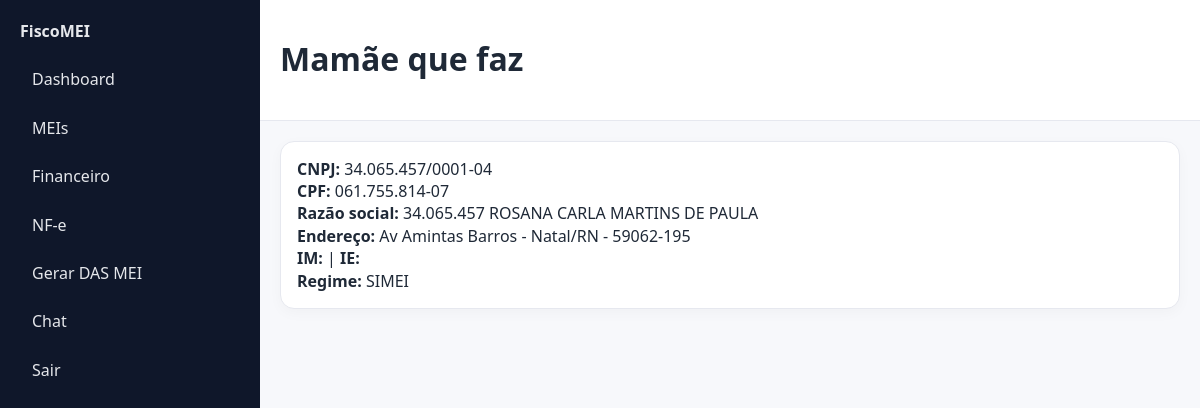
/mei/1/ (signed in), run on the app's committed database.
### apps/mei/models.py (models this page shows, shortened)
class MEI(models.Model):
    owner_name = models.CharField('Nome do titular', max_length=120)
    cpf = models.CharField('CPF', max_length=14, blank=True)
    cnpj = models.CharField('CNPJ', max_length=18, unique=True)
    trade_name = models.CharField('Nome fantasia', max_length=120, blank=True)
    corporate_name = models.CharField('Razão social', max_length=180, blank=True)
    email = models.EmailField(blank=True)
    phone = models.CharField(max_length=20, blank=True)
    address = models.CharField('Endereço', max_length=200, blank=True)
    city = models.CharField('Cidade', max_length=80, blank=True)
    state = models.CharField('UF', max_length=2, blank=True)
    cep = models.CharField('CEP', max_length=9, blank=True)
    im = models.CharField('Inscrição Municipal', max_length=40, blank=True)
    ie = models.CharField('Inscrição Estadual', max_length=40, blank=True)
    regime = models.CharField('Regime Tributário', max_length=50, default='SIMEI')
    created_at = models.DateTimeField(auto_now_add=True)
    class Meta: verbose_name='MEI'; verbose_name_plural='MEIs'

### apps/mei/views.py (the view)
# urls.py: path('<int:pk>/', views.mei_detail, name='detail'),
@login_required
def mei_detail(request, pk):
    obj = get_object_or_404(MEI, pk=pk)
    return render(request,'mei/detail.html',{'obj':obj})

### apps/mei/templates/mei/detail.html
{% extends "base.html" %}
{% block header %}<h1>{{ obj.trade_name|default:obj.owner_name }}</h1>{% endblock %}
{% block content %}
<div class="card">
  <strong>CNPJ:</strong> {{ obj.cnpj }}<br>
  <strong>CPF:</strong> {{ obj.cpf }}<br>
  <strong>Razão social:</strong> {{ obj.corporate_name }}<br>
  <strong>Endereço:</strong> {{ obj.address }} - {{ obj.city }}/{{ obj.state }} - {{ obj.cep }}<br>
  <strong>IM:</strong> {{ obj.im }} | <strong>IE:</strong> {{ obj.ie }}<br>
  <strong>Regime:</strong> {{ obj.regime }}
</div>
{% endblock %}

### static/css/style.css (style rules this page uses)
:root { --bg:#f7f8fb;--card:#fff;--border:#e6e8ef;--ink:#1f2937;--muted:#6b7280;--brand:#2563eb }
* { box-sizing:border-box }
body { margin:0;background:var(--bg);color:var(--ink);font:16px/1.4 system-ui,-apple-system,Segoe UI,Roboto,Ubuntu }
.card { background:var(--card);border:1px solid var(--border);border-radius:14px;padding:16px;box-shadow:0 4px 14px rgba(0,0,0,.03) }

### data on the page
MEI: trade_name "Mamãe que faz", cnpj "34.065.457/0001-04", cpf "061.755.814-07", corporate_name "34.065.457 ROSANA CARLA MARTINS DE PAULA", address "Av Amintas Barros", city "Natal", state "RN", cep "59062-195", regime "SIMEI"
